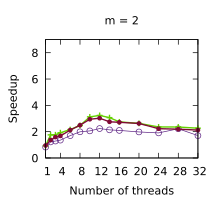

This figure's gnuplot source:
set title "m = 2"
set terminal pdf size 2.2,2.0
set output "./results/LUD_n___512,_m___2.pdf"
set key off
set xrange [1:32]
set xtics (1, 4, 8, 12, 16, 20, 24, 28, 32)
set xlabel "Number of threads"
set yrange [0:9]
set ytics (0, 2, 4, 6, 8)
set ylabel "Speedup"
plot './results/LUD_n___512,_m___2.dat' using 1:2 title "Work stealing" pointsize 0.7 lw 1 pt 6 linecolor rgb "#5B2182" with linespoints, \
  './results/LUD_n___512,_m___2.dat' using 1:3 title "Multi-atomics 64 32" pointsize 0.7 lw 2 pt 1 linecolor rgb "#64D000" with linespoints, \
  './results/LUD_n___512,_m___2.dat' using 1:4 title "WorkAssisting 32" pointsize 0.4 lw 2 pt 7 linecolor rgb "#800A35" with linespoints
